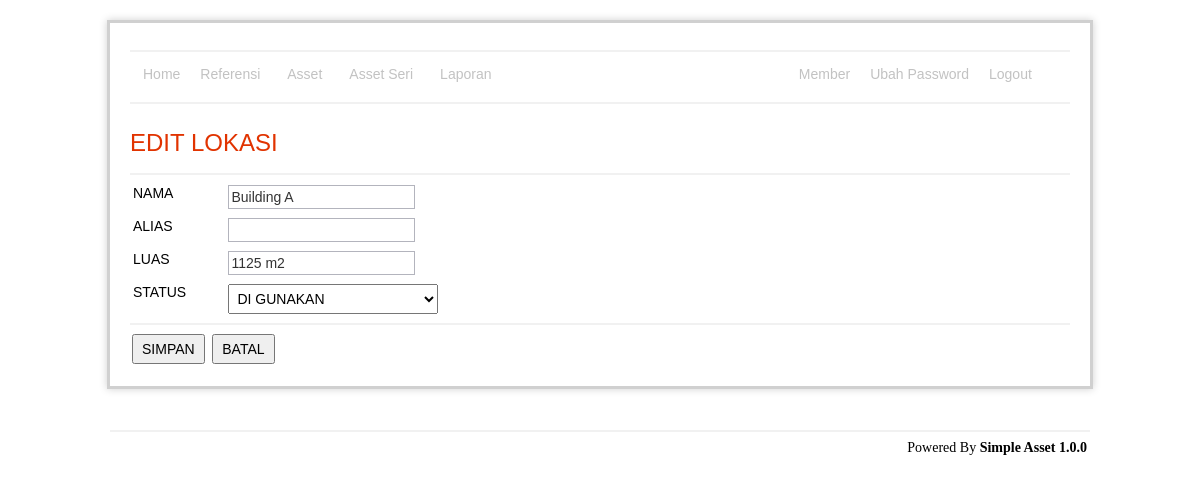
/apps/admin/location/edit.php?id=1&level=1&parentId=0 (signed in), run on the app's committed database.
### tables this page shows
CREATE TABLE `location`  (
  `id` int(11) NOT NULL AUTO_INCREMENT,
  `parent_id` int(11) NOT NULL,
  `level` int(11) NOT NULL,
  `name` varchar(255) NOT NULL,
  `alias` varchar(255) NOT NULL,
  `size` varchar(255) NOT NULL,
  `status` enum('0','1') NOT NULL COMMENT '0=not use, 1=use',
  `is_delete` enum('0','1') NOT NULL DEFAULT '0',
  PRIMARY KEY (`id`) USING BTREE,
  INDEX `parent_id`(`parent_id`) USING BTREE,
  INDEX `is_delete`(`is_delete`) USING BTREE,
  INDEX `parent_id_2`(`parent_id`) USING BTREE,
  INDEX `is_delete_2`(`is_delete`) USING BTREE,
  INDEX `idx_parent_name`(`parent_id`, `name`) USING BTREE
);

### apps/admin/location/editRead.php (called while the page is built, shortened)
<?php
include '../../lib/connection.php';
$id = $_REQUEST['id'];
$query = "select id, name, alias, size, status
		from location
		where id = '$id'";
$tmp = mysqli_query($con, $query) or die(mysqli_error($con));
$data = mysqli_fetch_array($tmp);
?>

### apps/admin/location/edit.php (the view, shortened to what this page needs)
	<?php include 'editRead.php' ?>
	<h1>EDIT LOKASI</h1>
	<hr />
	<form action="editSave.php" method="post" enctype="multipart/form-data">
		<table width="100%">
			<tr>
				<td valign="top" width="10%">NAMA</td>
				<td>
					<input name="name" type="text" value="<?php echo isset($_POST['name']) ? $_POST['name'] : $data['name'] ?>"/>
				</td>
			</tr>
			<tr>
				<td valign="top">ALIAS</td>
				<td>
					<input name="aliasa" type="text" value="<?php echo isset($_POST['aliasa']) ? $_POST['aliasa'] : $data['alias'] ?>"/>
				</td>
			</tr>
			<tr>
				<td valign="top">LUAS</td>
				<td>
					<input name="size" type="text" value="<?php echo isset($_POST['size']) ? $_POST['size'] : $data['size'] ?>"/>
				</td>
			</tr>
			<tr>
				<td valign="top">STATUS</td>
				<td>
					<select name="status" style="width:210px">
						<option value="1" <?php echo (isset($_REQUEST['status']) ? $_REQUEST['status'] : $data['status']) == '1' ? 'selected' : '' ?>>DI GUNAKAN</option>
					</select>
				</td>
			</tr>
		</table>
		<hr />
		<input type="submit" value="SIMPAN"/>
		<input type="button" value="BATAL" onclick="window.location='index.php?positionLevel=<?php echo isset($_REQUEST['positionLevel']) ? $_REQUEST['positionLevel'] : '' ?>&positionParentId=<?php echo isset($_REQUEST['positionParentId']) ? $_REQUEST['positionParentId'] : '' ?>'" />
	</form>
<?php include '../template/main.php' ?>

### apps/admin/asset/css/style.css (style rules this page uses)
#content h1 { color: #e13300; background-color: transparent; font-weight: normal; font-size: 24px; margin: 10px 0 5px 0; padding: 15px 0 10px 0px; text-align:left; }
table { font-size: 14px; }
hr { border: 1px solid #f1f1f1; }
form { margin: 0; padding: 0; text-align: left; }
input[type="text"], input[type="password"], textarea { font-size: 14px; color: #333; border: 1px solid #B3B4BD; font-size: 14px; height: 24px; margin: 0px 0px 5px 0px; }
select { font-size: 14px; height: 30px; padding: 0px 4px 0px 4px; }
input[type="button"], input[type="submit"] { font-size: 14px; height: 30px; padding: 0px 8px 0px 8px; margin: 2px; }

### data on the page
location: name "Building A", size "1125 m2", status "DI GUNAKAN"
